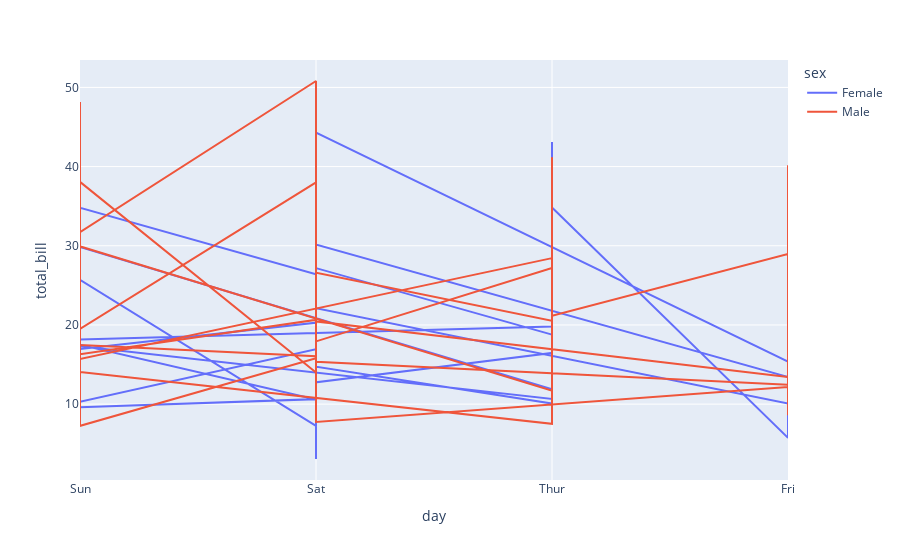

Write notebook code for a chart like this one.
### Code cell
fig2 = px.line(df2, x = 'day', y = 'total_bill',
               color='sex')

fig2.show()

### Figure 1 — Plotly figure (JSON) as saved in the notebook; plotly's stock layout.template omitted (floating-point values rounded to 4 significant figures; data arrays with more than 128 entries replaced by an {"elided": "..."} marker saying what was removed)
{"data": [{"hovertemplate": "sex=Female<br>day=%{x}<br>total_bill=%{y}<extra></extra>", "legendgroup": "Female", "line": {"color": "#636efa", "dash": "solid"}, "marker": {"symbol": "circle"}, "mode": "lines", "name": "Female", "orientation": "v", "showlegend": true, "type": "scatter", "x": ["Sun", "Sun", "Sun", "Sun", "Sun", "Sun", "Sat", "Sat", "Sat", "Sat", "Sat", "Sat", "Sun", "Sun", "Sat", "Sat", "Sat", "Sat", "Sat", "Sat", "Sat", "Thur", "Thur", "Fri", "Fri", "Fri", "Fri", "Fri", "Sat", "Sat", "Sat", "Sat", "Sat", "Sun", "Sun", "Thur", "Thur", "Thur", "Thur", "Thur", "Thur", "Thur", "Thur", "Thur", "Thur", "Thur", "Thur", "Thur", "Thur", "Thur", "Thur", "Thur", "Thur", "Thur", "Thur", "Thur", "Thur", "Sun", "Sun", "Sun", "Sun", "Sun", "Sat", "Sat", "Sun", "Sun", "Sun", "Thur", "Thur", "Thur", "Thur", "Thur", "Thur", "Thur", "Sat", "Sat", "Sat", "Sat", "Sat", "Fri", "Fri", "Fri", "Fri", "Sat", "Sat", "Sat", "Thur"], "xaxis": "x", "y": [16.99, 24.59, 35.26, 14.83, 10.33, 16.97, 20.29, 15.77, 19.65, 15.06, 20.69, 16.93, 10.29, 34.81, 26.41, 16.45, 3.07, 17.07, 26.86, 25.28, 14.73, 10.07, 34.83, 5.75, 16.32, 22.75, 11.35, 15.38, 44.3, 22.42, 20.92, 14.31, 7.25, 25.71, 17.31, 10.65, 12.43, 24.08, 13.42, 12.48, 29.8, 14.52, 11.38, 20.27, 11.17, 12.26, 18.26, 8.51, 10.33, 14.15, 13.16, 17.47, 27.05, 16.43, 8.35, 18.64, 11.87, 29.85, 25, 13.39, 16.21, 17.51, 10.59, 10.63, 9.6, 20.9, 18.15, 19.81, 43.11, 13, 12.74, 13, 16.4, 16.47, 12.76, 13.27, 28.17, 12.9, 30.14, 13.42, 15.98, 16.27, 10.09, 22.12, 35.83, 27.18, 18.78], "yaxis": "y"}, {"hovertemplate": "sex=Male<br>day=%{x}<br>total_bill=%{y}<extra></extra>", "legendgroup": "Male", "line": {"color": "#EF553B", "dash": "solid"}, "marker": {"symbol": "circle"}, "mode": "lines", "name": "Male", "orientation": "v", "showlegend": true, "type": "scatter", "x": {"elided": "157 str values"}, "xaxis": "x", "y": {"elided": "157 float values"}, "yaxis": "y"}], "layout": {"legend": {"title": {"text": "sex"}, "tracegroupgap": 0}, "margin": {"t": 60}, "xaxis": {"anchor": "y", "domain": [0, 1], "title": {"text": "day"}}, "yaxis": {"anchor": "x", "domain": [0, 1], "title": {"text": "total_bill"}}}}
